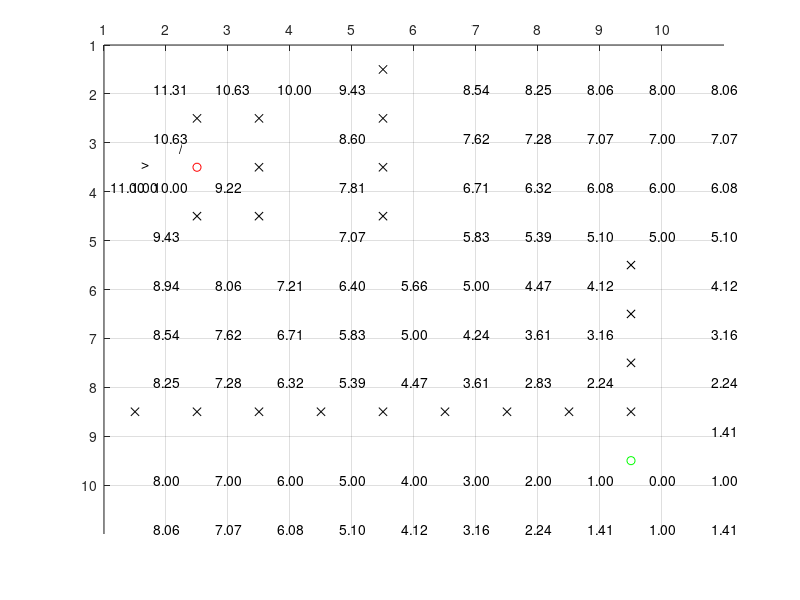

MATLAB code for this plot: (Note: this script raises an error after producing the figure.)
function run_astar
dbstop if error;
map = map_create();
astar_execute(map);

function [start,goal,obstacle,clearpath]=map_constants()
start = 7;
goal = 8;
clearpath = 1;
obstacle = 0;

%--------------------------------------------------------------------------
% map
%--------------------------------------------------------------------------
function map = map_create()
[S,G,O,C] = map_constants;

if 0
map = [ C, C, C, O;
        C, O, C, O;
        C, S, C, O;
        C, O, C, G;
        ];
end
    
% indexing is row,col, only col, row when plotting
if 1
map = [ C, C, C, C, O, C, C, C, C, C;
        C, O, O, C, O, C, C, C, C, C;
        C, S, O, C, O, C, C, C, C, C;
        C, O, O, C, O, C, C, C, C, C;
        C, C, C, C, C, C, C, C, O, C;
        C, C, C, C, C, C, C, C, O, C;
        C, C, C, C, C, C, C, C, O, C;
        O, O, O, O, O, O, O, O, O, C;
        C, C, C, C, C, C, C, C, G, C;
        C, C, C, C, C, C, C, C, C, C;
        ];
end

%map = [S,C,C,G;
%       O,O,O,O;];

function [r,c] = map_get_goal_pos(map)
[S,G,O,C] = map_constants;
[r,c] = find(map == G);

function [r,c] = map_get_start_pos(map)
[S,G,O,C] = map_constants;
[r,c] = find(map == S);

%--------------------------------------------------------------------------
% util
%--------------------------------------------------------------------------
function index = rc2indx(ROW,COL,r,c)
index = (r-1)*COL+c;

function [r,c] = indx2rc(ROW,COL,i)
r = ceil(i/COL);
c = mod(i,COL);
if( c == 0 )
  c = COL;
end


%--------------------------------------------------------------------------
% astar
%--------------------------------------------------------------------------
function astar_execute(map)

[S,G,O,C] = map_constants;
[ROW,COL] = size(map);
[start_r,start_c] = map_get_start_pos(map);
[goal_r,goal_c] = map_get_goal_pos(map);

% draw a map base
axis([1 COL+1 1 ROW+1]);
grid on;
hold on;
set(gca,'XTick',[1:1:COL]);
set(gca,'YTick',[1:1:ROW]);
set(gca,'xaxislocation','top','ydir','reverse');
%set(gca,'xdir','right');

% plot start, goal, obstacles
plot(start_c+0.5,start_r+0.5,'ro');
plot(goal_c+0.5,goal_r+0.5,'go');
for ri = 1:ROW
    for ci = 1:COL
        if(map(ri,ci)==O) % if it is a obstacle draw it
            plot(ci+0.5,ri+0.5,'kx');
        end
    end
end

% compute h values for all nodes, create nodes for the first time
nodes = astar_compute_h(map);

nodes = draw_fgh_value(map,nodes);


% initialize close list with start position
% empty open list
ci=1;  % current slot in close_list
close_list(ci) = rc2indx(ROW,COL,start_r,start_c);  % <---- this is current position
current_hldr = plot(start_c+0.1,start_r+0.1,'r*');
oi=1;  % current open slot in open_list
open_list=[];

% for loop start here
keep_running = true;
while keep_running


% find surrounding nodes (max 4), and put them in open list
[current_r,current_c] = indx2rc(ROW,COL,close_list(ci));
%      r-1
% c-1       c+1
%      r+1
tmp_r = current_r - 1;
if( tmp_r >= 1 && tmp_r <= ROW && map(tmp_r,current_c) ~= O && ...
        map(tmp_r,current_c) ~= S && ...
        size(find(close_list == rc2indx(ROW,COL,tmp_r,current_c)),2) == 0 )
    % update neighboring nodes' g value if it is smaller
    indx = rc2indx(ROW,COL,tmp_r,current_c);
    nodes(indx) = update_neighbor(nodes(indx),nodes(close_list(ci)));
    % add it to open_list if it is not already
    open_list = list_unique_add(open_list,indx);
end
tmp_c = current_c - 1;
if( tmp_c >= 1 && tmp_c <= COL && map(current_r,tmp_c) ~= O && ...
        map(current_r,tmp_c) ~= S && ...
        size(find(close_list == rc2indx(ROW,COL,current_r,tmp_c)),2) == 0 )
    % update neighboring nodes' g value if it is smaller
    indx = rc2indx(ROW,COL,current_r,tmp_c);
    nodes(indx) = update_neighbor(nodes(indx),nodes(close_list(ci)));
    % add it to open_list if it is not already
    open_list = list_unique_add(open_list,indx);
end
tmp_c = current_c + 1;
if( tmp_c >= 1 && tmp_c <= COL && map(current_r,tmp_c) ~= O && ...
        map(current_r,tmp_c) ~= S && ...
        size(find(close_list == rc2indx(ROW,COL,current_r,tmp_c)),2) == 0 )
    % update neighboring nodes' g value if it is smaller
    indx = rc2indx(ROW,COL,current_r,tmp_c);
    nodes(indx) = update_neighbor(nodes(indx),nodes(close_list(ci)));
    % add it to open_list if it is not already
    open_list = list_unique_add(open_list,indx);
end
tmp_r = current_r + 1;
if( tmp_r >=1 && tmp_r <= ROW && map(tmp_r,current_c) ~= O && ...
        map(tmp_r,current_c) ~= S && ...
        size(find(close_list == rc2indx(ROW,COL,tmp_r,current_c)),2) == 0 )
    % update neighboring nodes' g value if it is smaller
    indx = rc2indx(ROW,COL,tmp_r,current_c);
    nodes(indx) = update_neighbor(nodes(indx),nodes(close_list(ci)));
    % add it to open_list if it is not already
    open_list = list_unique_add(open_list,indx);
end
draw_fgh_value(map,nodes);

% find smallest f value
minv = 999999;
for i = 1:size(open_list,2)
  open_list(i);
  nodes(open_list(i));
    if( nodes(open_list(i)).f < minv )
        minv = nodes(open_list(i)).f;
        sm_i = i;
    end
end

% pop open list, push close list
delete(current_hldr);
text(nodes(close_list(ci)).c+0.2,nodes(close_list(ci)).r+0.1,'/');
ci = ci + 1;
close_list(ci) = open_list(sm_i);
current_hldr = plot(nodes(close_list(ci)).c+0.1,nodes(close_list(ci)).r+0.1,'r*');
open_list(sm_i) = [];

%if ( size(open_list,2) == 0 )
%if ( map(nodes(close_list(ci)).r,nodes(close_list(ci)).c) == G )

% If it has visited all the clearpath nodes and goal node, it can start 
% traversing.
if( ci == ROW*COL - 1 - size(find(map == O),1) )
    keep_running = false;
end

pause(0.1);

end % while keep_running

% traverse back
ti = rc2indx(ROW,COL,goal_r,goal_c);
while (nodes(ti).r ~= start_r || nodes(ti).c ~= start_c)
    if( nodes(ti).c > nodes(ti).parent_c )
        xx = [nodes(ti).parent_c+0.5 nodes(ti).c+0.5];
    else
        xx = [nodes(ti).c+0.5 nodes(ti).parent_c+0.5];
    end
    if( nodes(ti).r > nodes(ti).parent_r )
        yy = [nodes(ti).parent_r+0.5 nodes(ti).r+0.5];
    else
        yy = [nodes(ti).r+0.5 nodes(ti).parent_r+0.5];
    end
    plot(xx,yy);
    ti = rc2indx(ROW,COL,nodes(ti).parent_r,nodes(ti).parent_c);
    pause(0.5);
end



function neighbor_node = update_neighbor(neighbor_node,current_node)
global INIT_G_VALUE
global G_COST
G_COST = 1;
% if it is first time computing g (-1 value) then update it
if ( neighbor_node.g == INIT_G_VALUE && current_node.g == INIT_G_VALUE )
    neighbor_node.g = G_COST;
    neighbor_node.parent_r = current_node.r;
    neighbor_node.parent_c = current_node.c;
    neighbor_node.f = neighbor_node.g + neighbor_node.h;
elseif ( neighbor_node.g ~= INIT_G_VALUE && current_node.g ~= INIT_G_VALUE )
    if ( current_node.g + G_COST < neighbor_node.g )
        neighbor_node.g = current_node.g + G_COST;
        neighbor_node.parent_r = current_node.r;
        neighbor_node.parent_c = current_node.c;
        neighbor_node.f = neighbor_node.g + neighbor_node.h;
    end
elseif ( neighbor_node.g == INIT_G_VALUE )
    neighbor_node.g = current_node.g + G_COST;
    neighbor_node.parent_r = current_node.r;
    neighbor_node.parent_c = current_node.c;
    neighbor_node.f = neighbor_node.g + neighbor_node.h;
% or updated g is less also update it
elseif ( current_node.g == INIT_G_VALUE )
    display('bug');
end

function list = list_unique_add(list,value)
if( size(find(list == value),2) == 0 )
    i = size(list,2)+1;
    list(i) = value;
end

function nodes = draw_fgh_value(map,nodes)
[S,G,O,C] = map_constants;
[ROW,COL] = size(map);
global INIT_G_VALUE;
global INIT_F_VALUE;
% draw h values
for ni = 1:size(nodes,2)
    % if it is not an obstacle draw debug info
    if( map(nodes(ni).r,nodes(ni).c) ~= O )
        %------------------------
        % draw f = g + h
        s = sprintf('%0.2f',nodes(ni).h);
        if( nodes(ni).h_hldr == 0 )
            nodes(ni).h_hldr = text(nodes(ni).c+0.8,nodes(ni).r+0.9,s);
        else
            set(nodes(ni).h_hldr,'String',s);
        end
        if( nodes(ni).g ~= INIT_G_VALUE )
            s = sprintf('%0.2f',nodes(ni).g);
            if( nodes(ni).g_hldr == 0 )
                nodes(ni).g_hldr = text(nodes(ni).c+0.45,nodes(ni).r+0.9,s);
            else
                set(nodes(ni).g_hldr,'String',s);
            end
        end
        if( nodes(ni).f ~= INIT_F_VALUE )
            s = sprintf('%0.2f',nodes(ni).f);
            if( nodes(ni).f_hldr == 0 )
                nodes(ni).f_hldr = text(nodes(ni).c+0.1,nodes(ni).r+0.9,s);
            else
                set(nodes(ni).f_hldr,'String',s);
            end
        end
        %----------------------------
        % draw arrow
        update_arrow = false;
        if( 0 < nodes(ni).r+1 && nodes(ni).r+1 == nodes(ni).parent_r && nodes(ni).r+1 < ROW )
            s = 'v'; update_arrow = true;
        elseif( 0 < nodes(ni).r-1 && nodes(ni).r-1 == nodes(ni).parent_r && nodes(ni).r-1 < ROW )
            s = '\^'; update_arrow = true;
        elseif( 0 < nodes(ni).c+1 && nodes(ni).c+1 == nodes(ni).parent_c && nodes(ni).c+1 < COL )
            s = '>'; update_arrow = true;
        elseif( 0 < nodes(ni).c-1 && nodes(ni).c-1 == nodes(ni).parent_c && nodes(ni).c-1 < COL )
            s = '<'; update_arrow = true;
        end
        if( update_arrow )
            if( nodes(ni).arrow_hldr == 0 )
                nodes(ni).arrow_hldr = text(nodes(ni).c+0.6,nodes(ni).r+0.45,s);
            else
                set(nodes(ni).arrow_hldr,'String',s);
            end
        end
    end
end
function nodes = astar_compute_h(map)
[S,G,O,C] = map_constants;
[ROW,COL] = size(map);

nodes(ROW*COL) = struct('r',[],'c',[],'h',[],'g',[],'f',[], ...
    'parent_r',[],'parent_c',[],'h_hldr',[],'g_hldr',[],'f_hldr',[],...
    'arrow_hldr',[]);

[goal_r,goal_c] = find(map==G);

global INIT_G_VALUE;
INIT_G_VALUE = 99999;
global INIT_F_VALUE;
INIT_F_VALUE = 99999;

n = 1;
for r = 1:ROW
  for c = 1:COL
          nodes(n).r = r;
          nodes(n).c = c;
          nodes(n).h = sqrt( abs(goal_r-r)^2 + abs(goal_c-c)^2 );
          nodes(n).g = INIT_G_VALUE;
          nodes(n).f = INIT_F_VALUE;
          nodes(n).parent_r = 0;
          nodes(n).parent_c = 0;
          nodes(n).h_hldr = 0;
          nodes(n).g_hldr = 0;
          nodes(n).f_hldr = 0;
          nodes(n).arrow_hldr = 0;
          n = n+1;
  end
end
